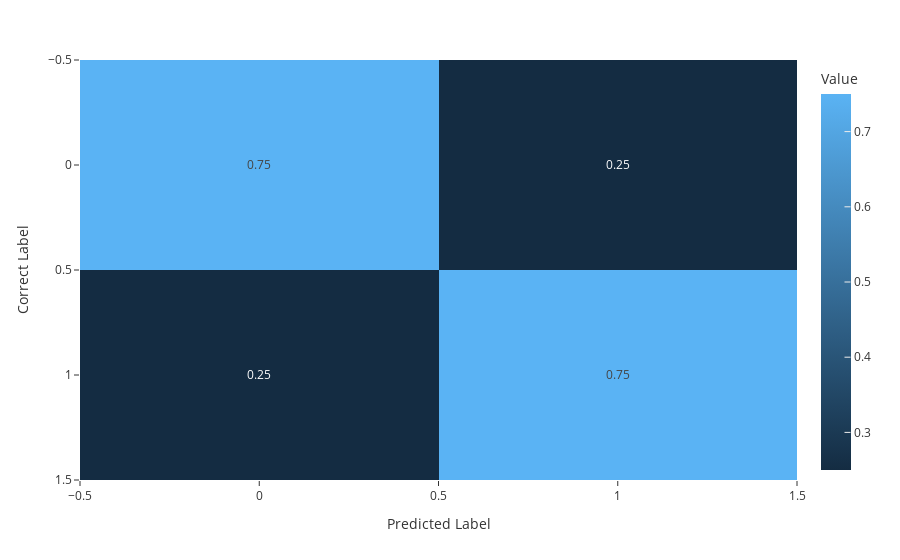

Notebook source saved alongside this figure:
### Code cell
print('accuracy_score: ',accuracy_score(y_test,y_pred))
print('recall_score: ',recall_score(y_test,y_pred))
print('jaccard_score: ',jaccard_score(y_test,y_pred))
print('f1_score: ',f1_score(y_test,y_pred))
print('precision_score: ',precision_score(y_test,y_pred))

fig = px.imshow(np.around(confusion_matrix(y_test, y_pred, normalize='true'),2), 
                template='ggplot2',
                text_auto=True, 
                aspect="True", 
                labels=dict(x="Predicted Label", y="Correct Label", color='Value'))
fig.update_xaxes(side="bottom")
fig.show()

### Figure 1 — Plotly figure (JSON) as saved in the notebook; plotly's stock layout.template omitted (floating-point values rounded to 4 significant figures)
{"data": [{"coloraxis": "coloraxis", "hovertemplate": "Predicted Label: %{x}<br>Correct Label: %{y}<br>Value: %{z}<extra></extra>", "name": "0", "texttemplate": "%{z}", "type": "heatmap", "xaxis": "x", "yaxis": "y", "z": [[0.75, 0.25], [0.25, 0.75]]}], "layout": {"coloraxis": {"colorbar": {"title": {"text": "Value"}}, "colorscale": [[0, "rgb(20,44,66)"], [1, "rgb(90,179,244)"]]}, "margin": {"t": 60}, "xaxis": {"anchor": "y", "domain": [0, 1], "side": "bottom", "title": {"text": "Predicted Label"}}, "yaxis": {"anchor": "x", "autorange": "reversed", "domain": [0, 1], "title": {"text": "Correct Label"}}}}
